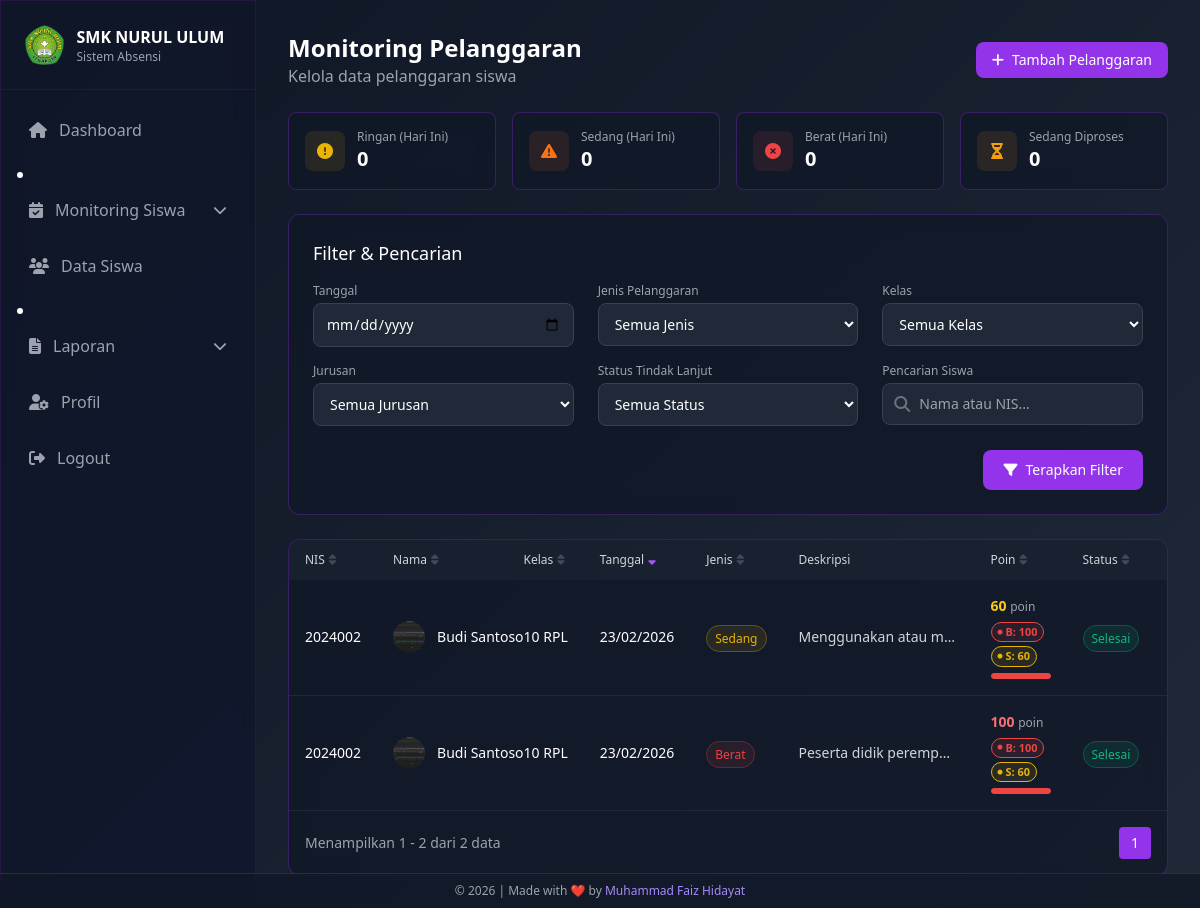
The page /admin/absensi/pelanggaran.php (signed in) on the database its author committed.
### tables this page shows
CREATE TABLE `pelanggaran` (
  `id` int NOT NULL AUTO_INCREMENT,
  `siswa_id` int NOT NULL,
  `tanggal` date NOT NULL,
  `jenis_pelanggaran` enum('Ringan','Sedang','Berat') NOT NULL,
  `deskripsi` text NOT NULL,
  `poin` int NOT NULL DEFAULT '0',
  `tindakan` text,
  `status` enum('Pending','Proses','Selesai') NOT NULL DEFAULT 'Pending',
  `dicatat_oleh` int DEFAULT NULL COMMENT 'FK ke users.id (admin yang input)',
  `created_at` timestamp NULL DEFAULT CURRENT_TIMESTAMP,
  `updated_at` timestamp NULL DEFAULT CURRENT_TIMESTAMP ON UPDATE CURRENT_TIMESTAMP,
  PRIMARY KEY (`id`),
  KEY `fk_pelanggaran_siswa` (`siswa_id`),
  KEY `fk_pelanggaran_admin` (`dicatat_oleh`),
  CONSTRAINT `fk_pelanggaran_siswa` FOREIGN KEY (`siswa_id`) REFERENCES `siswa` (`id`) ON DELETE CASCADE,
  CONSTRAINT `fk_pelanggaran_admin` FOREIGN KEY (`dicatat_oleh`) REFERENCES `users` (`id`) ON DELETE SET NULL
);

CREATE TABLE `siswa` (
  `id` int NOT NULL AUTO_INCREMENT,
  `user_id` int DEFAULT NULL COMMENT 'FK ke tabel users',
  `nis` varchar(20) NOT NULL,
  `nama_lengkap` varchar(100) NOT NULL,
  `kelas` enum('10','11','12') NOT NULL,
  `jurusan` enum('RPL','DKV','AK','BR','MP','TKR','TKJ','TSM','TKI','OTKP') NOT NULL,
  `email` varchar(100) NOT NULL,
  `password` varchar(255) NOT NULL,
  `foto_profil` varchar(255) DEFAULT 'assets/default/photo-profile.png',
  `created_at` timestamp NOT NULL DEFAULT CURRENT_TIMESTAMP,
  `updated_at` timestamp NOT NULL DEFAULT CURRENT_TIMESTAMP ON UPDATE CURRENT_TIMESTAMP,
  PRIMARY KEY (`id`),
  UNIQUE KEY `nis` (`nis`),
  UNIQUE KEY `email` (`email`),
  KEY `fk_siswa_user` (`user_id`),
  CONSTRAINT `fk_siswa_user` FOREIGN KEY (`user_id`) REFERENCES `users` (`id`) ON DELETE SET NULL
);

### admin/absensi/pelanggaran.php (the view, shortened to what the rows shown need)
<?php
require_once '../../config/database.php';
$items_per_page = 10;
$page = isset($_GET['page']) ? (int) $_GET['page'] : 1;
$offset = ($page - 1) * $items_per_page;
$sql = "SELECT p.id, p.tanggal, p.jenis_pelanggaran, p.deskripsi, p.status, p.tindakan,
        s.nama_lengkap, s.nis, s.kelas, s.jurusan, s.foto_profil,
        COALESCE(NULLIF(p.poin, 0), dp.poin_default, 0) AS poin,
        CAST(COALESCE((SELECT SUM(COALESCE(NULLIF(pp.poin,0), dp2.poin_default, 0)) FROM pelanggaran pp LEFT JOIN deskripsi_pelanggaran dp2 ON dp2.nama = pp.deskripsi AND dp2.jenis = pp.jenis_pelanggaran WHERE pp.siswa_id = s.id), 0) AS UNSIGNED) AS total_poin,
        CAST(COALESCE((SELECT SUM(COALESCE(NULLIF(pp.poin,0), dp2.poin_default, 0)) FROM pelanggaran pp LEFT JOIN deskripsi_pelanggaran dp2 ON dp2.nama = pp.deskripsi AND dp2.jenis = pp.jenis_pelanggaran WHERE pp.siswa_id = s.id AND pp.jenis_pelanggaran = 'Berat'), 0) AS UNSIGNED) AS poin_berat,
        CAST(COALESCE((SELECT SUM(COALESCE(NULLIF(pp.poin,0), dp2.poin_default, 0)) FROM pelanggaran pp LEFT JOIN deskripsi_pelanggaran dp2 ON dp2.nama = pp.deskripsi AND dp2.jenis = pp.jenis_pelanggaran WHERE pp.siswa_id = s.id AND pp.jenis_pelanggaran = 'Sedang'), 0) AS UNSIGNED) AS poin_sedang,
        CAST(COALESCE((SELECT SUM(COALESCE(NULLIF(pp.poin,0), dp2.poin_default, 0)) FROM pelanggaran pp LEFT JOIN deskripsi_pelanggaran dp2 ON dp2.nama = pp.deskripsi AND dp2.jenis = pp.jenis_pelanggaran WHERE pp.siswa_id = s.id AND pp.jenis_pelanggaran = 'Ringan'), 0) AS UNSIGNED) AS poin_ringan
        FROM pelanggaran p
        JOIN siswa s ON p.siswa_id = s.id
        LEFT JOIN deskripsi_pelanggaran dp ON dp.nama = p.deskripsi AND dp.jenis = p.jenis_pelanggaran
        WHERE 1=1";
$sort_column = $_GET['sort'] ?? 'tanggal';
$sort_order = $_GET['order'] ?? 'DESC';
$valid_columns = ['nis', 'nama_lengkap', 'kelas', 'tanggal', 'jenis_pelanggaran', 'poin', 'status', 'total_poin'];
$sort_column = in_array($sort_column, $valid_columns) ? $sort_column : 'tanggal';
if ($sort_column === 'total_poin') {
    $sql .= " ORDER BY total_poin " . ($sort_order === 'ASC' ? 'ASC' : 'DESC') . ", p.tanggal DESC";
} else {
    $sort_prefix = in_array($sort_column, ['nama_lengkap', 'nis', 'kelas']) ? 's.' : 'p.';
    $sql .= " ORDER BY " . $sort_prefix . "$sort_column " . ($sort_order === 'ASC' ? 'ASC' : 'DESC');
}
$sql .= " LIMIT :offset, :limit";
$stmt = $conn->prepare($sql);
$stmt->bindValue(':offset', (int) $offset, PDO::PARAM_INT);
$stmt->bindValue(':limit', (int) $items_per_page, PDO::PARAM_INT);
$stmt->execute();
$pelanggaran_list = $stmt->fetchAll(PDO::FETCH_ASSOC);
function buildSortUrl($column)
{
    $params = $_GET;
    $params['sort'] = $column;
    $params['order'] = (isset($_GET['sort']) && $_GET['sort'] === $column && ($_GET['order'] ?? '') === 'ASC') ? 'DESC' : 'ASC';
    return '?' . http_build_query($params);
}
function getSortIcon($column, $sort_column, $sort_order)
{
    if ($column !== $sort_column)
        return '<i class="fas fa-sort text-gray-500 opacity-50"></i>';
    return $sort_order === 'ASC'
        ? '<i class="fas fa-sort-up text-purple-500"></i>'
        : '<i class="fas fa-sort-down text-purple-500"></i>';
}
function totalPoinColor($poin)
{
    if ($poin >= 75)
        return ['bar' => 'bg-red-500', 'text' => 'text-red-400', 'bg' => 'bg-red-500/10 border-red-500/30'];
    return ['bar' => 'bg-green-500', 'text' => 'text-green-400', 'bg' => 'bg-green-500/10 border-green-500/30'];
}
?>
<!DOCTYPE html>
<html lang="en">
<head>
    <script src="https://cdn.tailwindcss.com"></script>
    <link rel="stylesheet" href="https://cdnjs.cloudflare.com/ajax/libs/font-awesome/6.4.2/css/all.min.css">
</head>
<body class="min-h-screen text-white bg-fixed">
    <aside id="sidebar"
        class="fixed top-0 left-0 h-screen w-64 glass-effect border-r border-purple-900/30 z-50 sidebar-transition -translate-x-full lg:translate-x-0">
        <div class="flex items-center justify-between p-4 lg:p-6 border-b border-purple-900/30">
            <div class="flex items-center gap-3">
                <div>
                    <h1 class="font-semibold text-sm lg:text-base">SMK NURUL ULUM</h1>
                </div>
            </div>
        </div>
    </aside>
    <main class="lg:ml-64 min-h-screen bg-gradient-to-br from-gray-900 to-gray-800 transition-all duration-300">
        <div class="p-4 lg:p-8">
            <div class="max-w-7xl mx-auto">
                <header class="flex flex-wrap justify-between items-center mb-6 gap-4">
                    <div>
                        <h1 class="text-xl md:text-2xl font-bold">Monitoring Pelanggaran</h1>
                    </div>
                </header>
                <div class="glass-effect rounded-xl overflow-hidden">
                    <?php if (count($pelanggaran_list) > 0): ?>
                        <div class="overflow-x-auto table-container">
                            <table class="w-full whitespace-nowrap">
                                <thead>
                                    <tr class="bg-gray-800/50 text-gray-300 text-left">
                                        <th class="px-4 py-3 text-xs font-medium">
                                            <a href="<?= buildSortUrl('nis') ?>"
                                                class="flex items-center gap-1 hover:text-white">NIS
                                                <?= getSortIcon('nis', $sort_column, $sort_order) ?></a>
                                        </th>
                                        <th class="px-4 py-3 text-xs font-medium">
                                            <a href="<?= buildSortUrl('nama_lengkap') ?>"
                                                class="flex items-center gap-1 hover:text-white">Nama
                                                <?= getSortIcon('nama_lengkap', $sort_column, $sort_order) ?></a>
                                        </th>
                                        <th class="px-4 py-3 text-xs font-medium">
                                            <a href="<?= buildSortUrl('kelas') ?>"
                                                class="flex items-center gap-1 hover:text-white">Kelas
                                                <?= getSortIcon('kelas', $sort_column, $sort_order) ?></a>
                                        </th>
                                        <th class="px-4 py-3 text-xs font-medium">
                                            <a href="<?= buildSortUrl('tanggal') ?>"
                                                class="flex items-center gap-1 hover:text-white">Tanggal
                                                <?= getSortIcon('tanggal', $sort_column, $sort_order) ?></a>
                                        </th>
                                        <th class="px-4 py-3 text-xs font-medium">
                                            <a href="<?= buildSortUrl('jenis_pelanggaran') ?>"
                                                class="flex items-center gap-1 hover:text-white">Jenis
                                                <?= getSortIcon('jenis_pelanggaran', $sort_column, $sort_order) ?></a>
                                        </th>
                                        <th class="px-4 py-3 text-xs font-medium">Deskripsi</th>
                                        <th class="px-4 py-3 text-xs font-medium">
                                            <a href="<?= buildSortUrl('poin') ?>"
                                                class="flex items-center gap-1 hover:text-white">Poin
                                                <?= getSortIcon('poin', $sort_column, $sort_order) ?></a>
                                        </th>
                                        <th class="px-4 py-3 text-xs font-medium">
                                            <a href="<?= buildSortUrl('status') ?>"
                                                class="flex items-center gap-1 hover:text-white">Status
                                                <?= getSortIcon('status', $sort_column, $sort_order) ?></a>
                                        </th>
                                        <th class="px-4 py-3 text-xs font-medium text-center">Aksi</th>
                                    </tr>
                                </thead>
                                <tbody class="divide-y divide-gray-800">
                                    <?php foreach ($pelanggaran_list as $p):
                                        $tp = min((int) $p['total_poin'], 100);
                                        $color = totalPoinColor($tp);
                                        $pct = $tp . '%';
                                    ?>
                                        <tr class="hover:bg-purple-900/5 transition-colors animate-fade-in">
                                            <td class="px-4 py-4 text-sm"><?= htmlspecialchars($p['nis']) ?></td>
                                            <td class="px-4 py-4">
                                                <div class="flex items-center">
                                                    <img src="../../<?= $p['foto_profil'] ?: 'assets/default/avatar.png' ?>"
                                                        alt="Profile"
                                                        class="w-8 h-8 rounded-full object-cover mr-3 flex-shrink-0">
                                                    <span class="text-sm"><?= htmlspecialchars($p['nama_lengkap']) ?></span>
                                                </div>
                                            </td>
                                            <td class="px-4 py-4 text-sm"><?= $p['kelas'] ?> <?= $p['jurusan'] ?></td>
                                            <td class="px-4 py-4 text-sm"><?= date('d/m/Y', strtotime($p['tanggal'])) ?></td>
                                            <td class="px-4 py-4">
                                                <span
                                                    class="px-2 py-1 rounded-full text-xs jenis-<?= strtolower($p['jenis_pelanggaran']) ?>">
                                                    <?= $p['jenis_pelanggaran'] ?>
                                                </span>
                                            </td>
                                            <td class="px-4 py-4">
                                                <span class="text-gray-300 text-sm max-w-[160px] truncate block"
                                                    title="<?= htmlspecialchars($p['deskripsi']) ?>">
                                                    <?= htmlspecialchars($p['deskripsi']) ?>
                                                </span>
                                            </td>
                                            <td class="px-4 py-4">
                                                <div class="flex flex-col gap-1.5">
                                                    <span
                                                        class="font-bold text-sm <?= $p['jenis_pelanggaran'] === 'Berat' ? 'text-red-400' : ($p['jenis_pelanggaran'] === 'Sedang' ? 'text-yellow-400' : 'text-green-400') ?>">
                                                        <?= $p['poin'] ?> <span
                                                            class="font-normal text-xs text-gray-400">poin</span>
                                                    </span>
                                                    <div class="flex flex-wrap gap-1">
                                                        <?php
                                                        $pb = (int) $p['poin_berat'];
                                                        $ps = (int) $p['poin_sedang'];
                                                        ?>
                                                        <?php if ($pb > 0): ?>
                                                            <span class="poin-badge jenis-berat" title="Total poin Berat siswa ini">
                                                                <i class="fas fa-circle"
                                                                    style="font-size:5px;vertical-align:middle;"></i> B:
                                                                <?= $pb ?>
                                                            </span>
                                                        <?php endif; ?>
                                                        <?php if ($ps > 0): ?>
                                                            <span class="poin-badge jenis-sedang"
                                                                title="Total poin Sedang siswa ini">
                                                                <i class="fas fa-circle"
                                                                    style="font-size:5px;vertical-align:middle;"></i> S:
                                                                <?= $ps ?>
                                                            </span>
                                                        <?php endif; ?>
                                                    </div>
                                                    <div class="poin-bar-wrap" title="Total poin akumulasi: <?= $tp ?>">
                                                        <div class="poin-bar-fill <?= $color['bar'] ?>"
                                                            style="width: <?= $pct ?>"></div>
                                                    </div>
                                                </div>
                                            </td>
                                            <td class="px-4 py-4">
                                                <span
                                                    class="px-2 py-1 rounded-full text-xs status-<?= strtolower($p['status']) ?>">
                                                    <?= $p['status'] ?>
                                                </span>
                                            </td>
                                            <td class="px-4 py-4">
                                            </td>
                                        </tr>
                                    <?php endforeach; ?>
                                </tbody>
                            </table>
                        </div>
                    <?php endif; ?>
                </div>
            </div>
        </div>
    </main>
</body>
</html>

### rows shown on the page
pelanggaran: siswa.nis "2024002", siswa.foto_profil (picture), siswa.nama_lengkap "Budi Santoso", siswa.kelas "10", siswa.jurusan "RPL", tanggal "23/02/2026", jenis_pelanggaran "Sedang", deskripsi "Menggunakan atau m…", poin "60", pb "100", ps "60", status "Selesai"
pelanggaran: siswa.nis "2024002", siswa.foto_profil (picture), siswa.nama_lengkap "Budi Santoso", siswa.kelas "10", siswa.jurusan "RPL", tanggal "23/02/2026", jenis_pelanggaran "Berat", deskripsi "Peserta didik peremp…", poin "100", pb "100", ps "60", status "Selesai"

### other values the page prints
$jenis_counts['Ringan'] "0"
$jenis_counts['Sedang'] "0"
$jenis_counts['Berat'] "0"
$proses_count "0"
min($offset + 1, $total_items) "1"
min($offset + $items_per_page, $total_items) "2"
$total_items "2"
